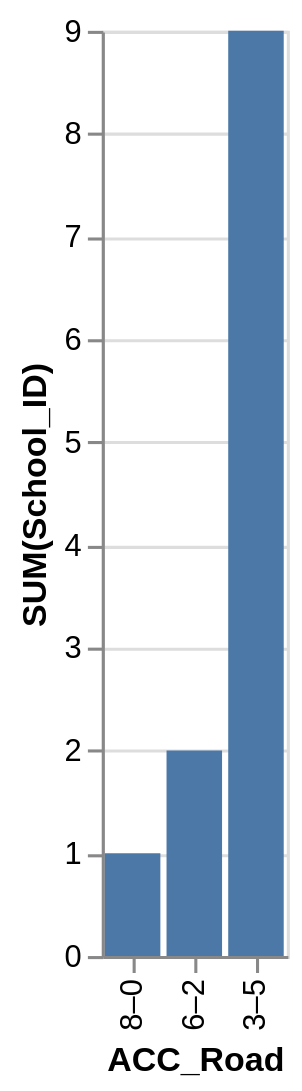

The Vega-Lite source for this figure:
### Vega-Lite specification from a JSON file in a GitHub repository (floating-point values rounded to 4 significant figures)
{"data": {"values": [{"x_data": "3–5", "y_data": 9}, {"x_data": "6–2", "y_data": 2}, {"x_data": "8–0", "y_data": 1}]}, "mark": "bar", "encoding": {"x": {"field": "x_data", "type": "nominal", "title": "ACC_Road", "sort": "descending"}, "y": {"field": "y_data", "type": "quantitative", "title": "SUM(School_ID)"}}}
